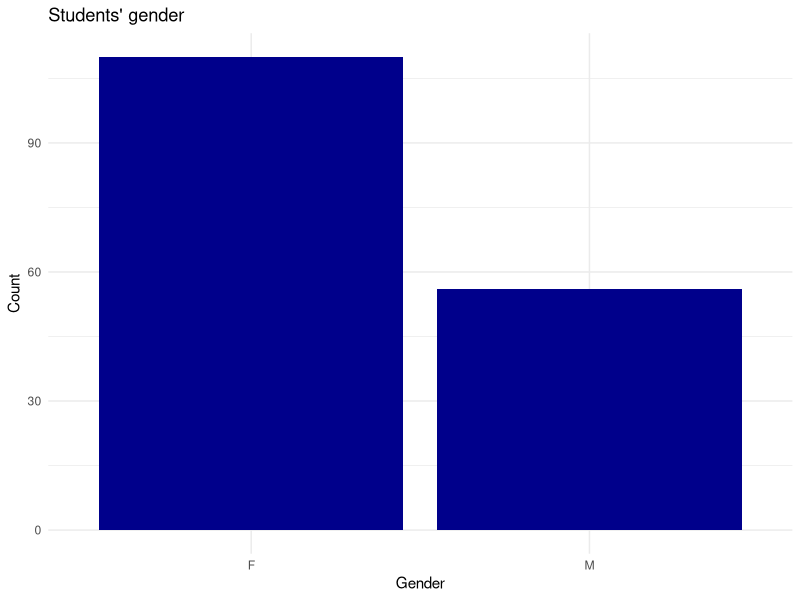
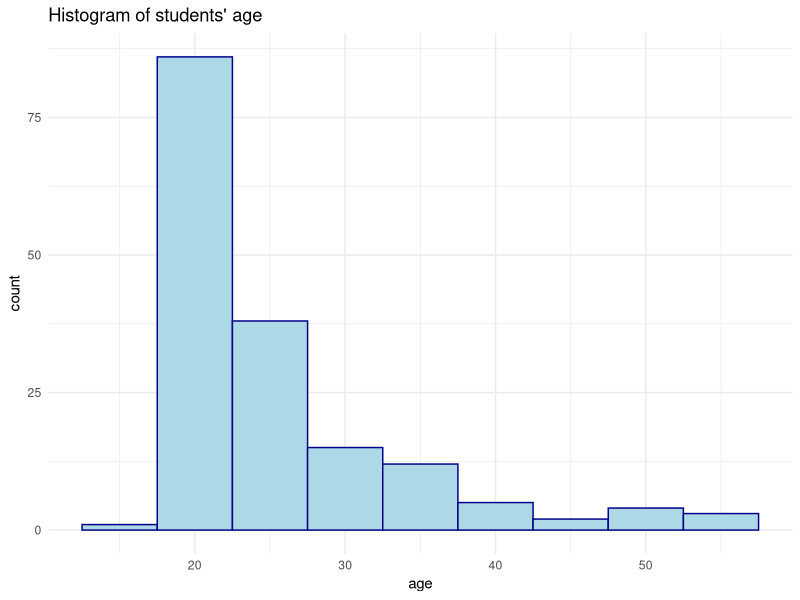
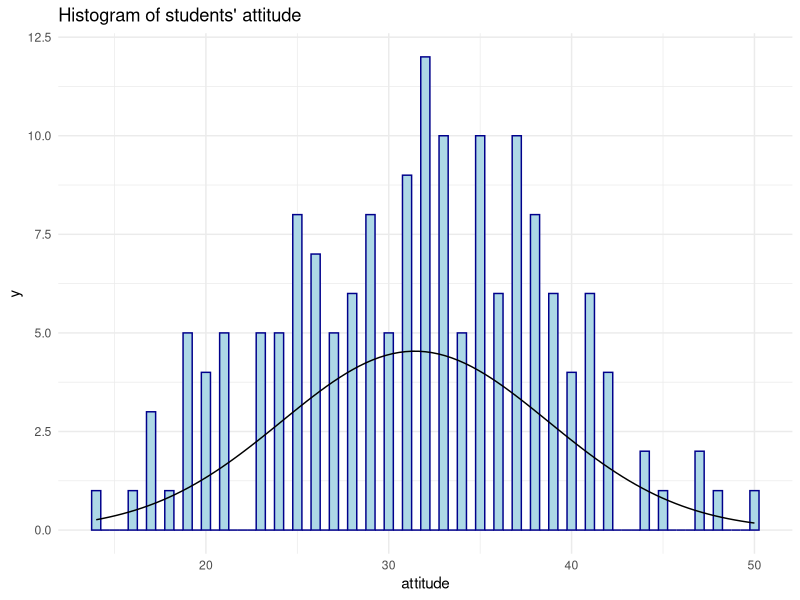
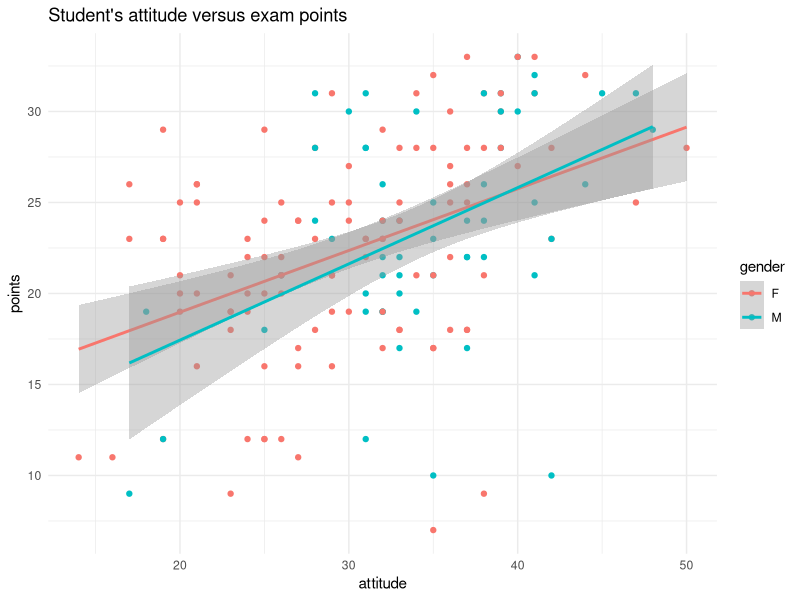

Source code (R) for these figures, in order: (Note: this script raises an error after producing the figures.)
## ---- chunk 1
date()
## ---- chunk 2
# Reading the data file
learning2014 <- read.table("data/learning2014.csv", sep=",", header=TRUE)

#Looking at the dimensions and structure of the data
dim(learning2014)
str(learning2014)

## ---- chunk 3
library(ggplot2)
## ---- chunk 4
# Looking at summary statistics of the variables
summary(learning2014)
## ---- chunk 5
# Making a table of how many responses are from male and how many from female
table_gender <- table(learning2014$gender)

# Visualizing result with a simple barplot

ggplot(data=as.data.frame(table_gender), aes(x=Var1,y=Freq)) +
  geom_bar(stat="identity", fill="darkblue")+ theme_minimal()+
  labs(x = "Gender", y = 'Count')+ ggtitle("Students' gender")



## ---- chunk 6
# Ploting a histogram of age variable
ggplot(learning2014, aes(x=age)) +theme_minimal() + geom_histogram(color="darkblue", fill="lightblue", binwidth=5) + ggtitle("Histogram of students' age")
## ---- chunk 7
# Ploting a histogram of attitude variable
ggplot(learning2014, aes(x=attitude)) +theme_minimal() + geom_histogram(color="darkblue", fill="lightblue", binwidth=0.5) + ggtitle("Histogram of students' attitude")+ stat_function(fun = function(x) dnorm(x, mean = mean(learning2014$attitude), sd = sd(learning2014$attitude)) * 0.5 * nrow(learning2014))
## ---- chunk 8
#Vizualising attitude vs points data points coloring them by gender and adding regression lines
ggplot(learning2014, aes(x = attitude, y = points, col = gender))+ geom_point()+geom_smooth(method = "lm")+ ggtitle("Student's attitude versus exam points") +theme_minimal()

## ---- chunk 9
# Drawing a scatter plot matrix of the variables in learning2014.
# [-1] excludes the first column (gender)
pairs(learning2014[-1])

## ---- chunk 10
# Fitting a linear model
my_model <- lm(points ~ attitude + deep + stra, data = learning2014)

# Printing out a summary of the model
summary(my_model)
## ---- chunk 11
# Fitting second linear model
my_model2 <- lm(points ~ attitude, data = learning2014)

# Printing out a summary of the model
summary(my_model2)
## ---- chunk 12
#Plotting the regression line by the model
ggplot(learning2014, aes(x = attitude, y = points)) + 
  geom_point() +
  stat_smooth(method = "lm", col = "red") +ggtitle("Fitted line plot") +theme_minimal()
## ---- chunk 13
# Drawing the diagnostic plots.
par(mfrow = c(2,2))
plot(my_model2, which = c(1,2,5))

